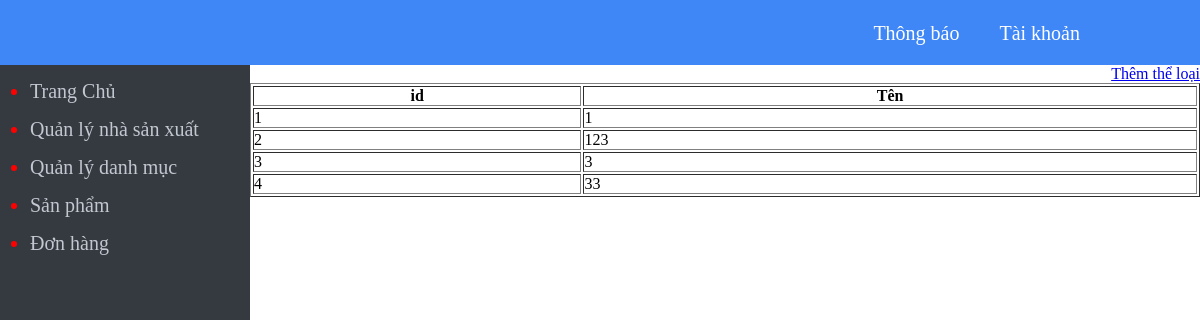
The app's page /admin/category/index.php, older data.
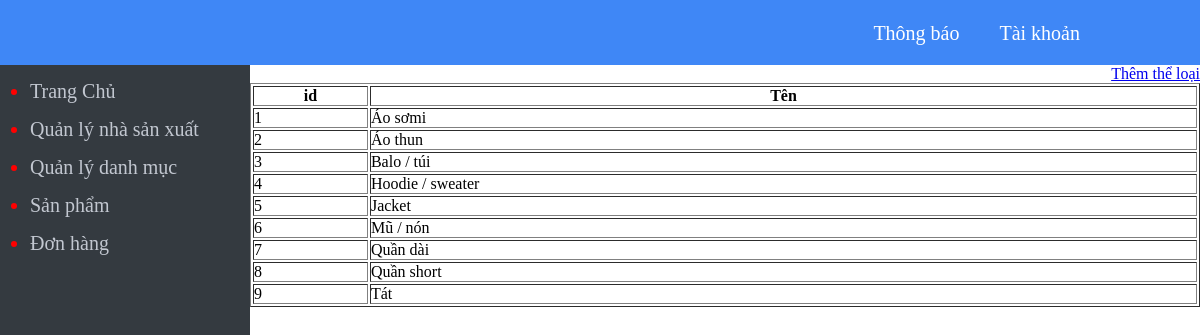
The same page, newer data.
### tables this page shows
CREATE TABLE `category` (
  `id` int(11) NOT NULL,
  `name` varchar(50) NOT NULL
);

### admin/category/index.php (the view)
<?php include '../menu_top.php'; ?>
<?php require '../connect.php';
$sql="select * from category";
$result=mysqli_query($connect,$sql);
?>
		<a style="float:right;" href="form_insert.php">Thêm thể loại</a>
		<table border="1" width="100%">
			<tr>
				<th >id</th>
				<th >Tên</th>
			</tr>
			<?php foreach ($result as $key => $each) { ?>
				<tr>
					<td><?php echo $key+1 ?></td>
					<td><?php echo $each['name']?></td>
				</tr>
			<?php } ?>
		</table>
<?php include '../menu_bottom.php'; ?>

Row changes from the older to the newer data that the page shows:
removed category: name "1"
removed category: name "123"
removed category: name "3"
removed category: name "33"
added category: name "Áo sơmi"
added category: name "Áo thun"
added category: name "Balo / túi"
added category: name "Hoodie / sweater"
added category: name "Jacket"
added category: name "Mũ / nón"
added category: name "Quần dài"
added category: name "Quần short"
added category: name "Tát"
